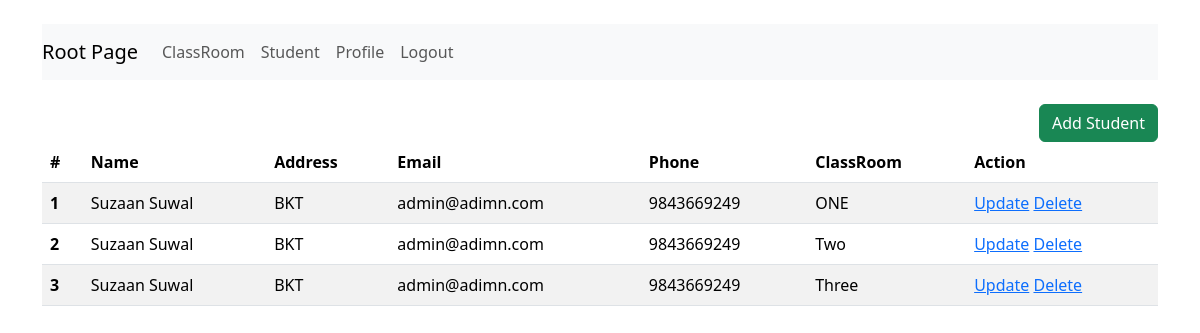
Page /crud/student/ on the earlier database version.
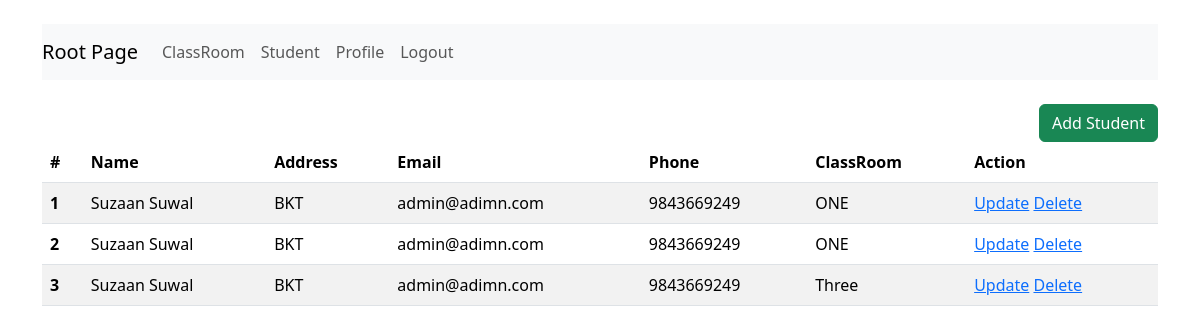
Same page on the later database version.
### crud/models.py (models this page shows, shortened)
class Student(models.Model):
        user = models.ForeignKey(UserProfile, on_delete=models.CASCADE, related_name='user_students')
        classroom = models.ForeignKey(ClassRoom, on_delete=models.CASCADE, related_name="classroom_students")

class ClassRoom(models.Model):
        name = models.CharField(max_length=10)

class UserProfile(models.Model):
    user = models.OneToOneField(User, on_delete=models.CASCADE)
    profile_picture = models.FileField(upload_to='profile_picture', null=True, blank=True)
    address = models.CharField(max_length=20)
    phone = models.CharField(max_length=14)
    def get_full_name(self):
        return self.user.get_full_name() if self.user.get_full_name() else self.user.username

### crud/views.py (the view)
# urls.py: path('student/', crud_student, name="crud_student"),
def crud_student(request):
    students = Student.objects.all()
    return render(request, template_name='crud/student.html', context={'students': students})

### crud/templates/crud/student.html
{% extends 'crud/base.html' %}
{% block content %}
    {% include 'crud/nav.html' %}
    <br>
    <a href="{% url 'add_student' %}" class="btn btn-success" style="float: right">Add Student</a>
    <table class="table table-striped">
        <thead>
        <tr>
            <th scope="col">#</th>
            <th scope="col">Name</th>
            <th scope="col">Address</th>
            <th scope="col">Email</th>
            <th scope="col">Phone</th>
            <th scope="col">ClassRoom</th>
            <th scope="col">Action</th>
        </tr>
        </thead>
        <tbody>
        {% for student in students %}
        <tr>
            <th scope="row">{{ forloop.counter }}</th>
            <td>{{ student.user.get_full_name }}</td>
            <td>{{ student.user.address }}</td>
            <td>{{ student.user.user.email }}</td>
            <td>{{ student.user.phone }}</td>
            <td>{{ student.classroom.name }}</td>
            <td>
                <a href="#">Update</a>
                <a href="#">Delete</a>
            </td>
        </tr>
        {% endfor %}
        </tbody>
    </table>
{% endblock %}

Differences in the rows shown:
changed through a linked row, Student (number 2 of 3 on the later page): classroom.name "Two" → "ONE"
